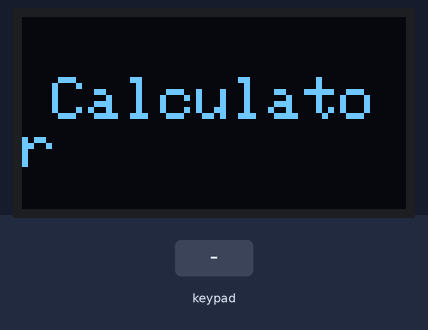
Simulated run of this sketch. Board: Arduino Uno, built with avr-gcc and run on an emulated ATmega328P. On the bench: 128×64 one-colour display. The inputs (shaded band) are chosen by the test bench.

Above: at 3.2 s.
3.3 s: keypad keys 7 + 5 = pressed 0.4 s apart
At 5.2 s:
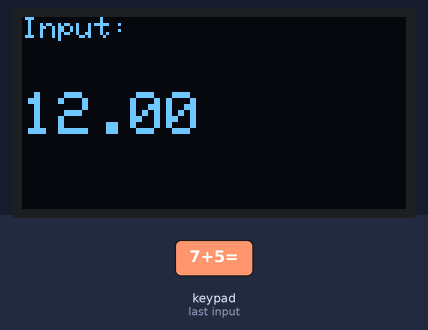
6.4 s: key '8' pressed
At 7.6 s:
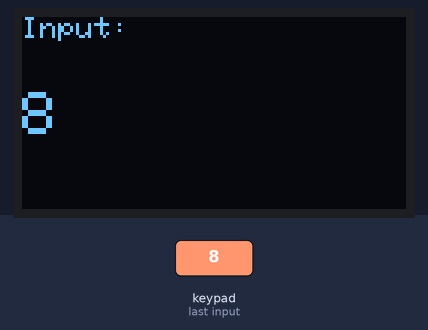
7.9 s: key '7' pressed
At 9.1 s:
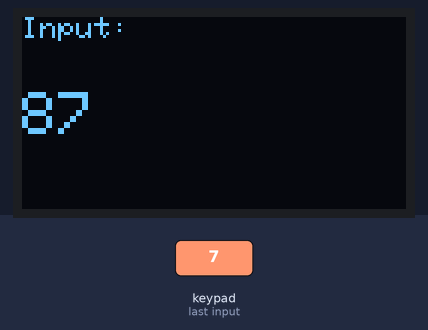
9.4 s: keypad keys 2 3 4 5 pressed 0.4 s apart
At 11.0 s:
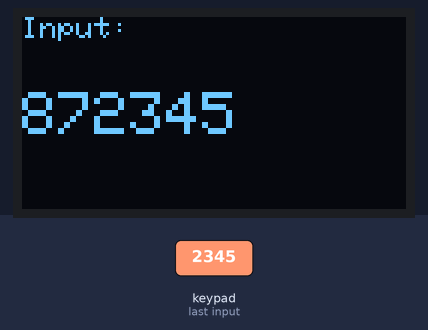
Timing chart, 0 to 12.5 s (numbered marks = the images above; inputs shaded):
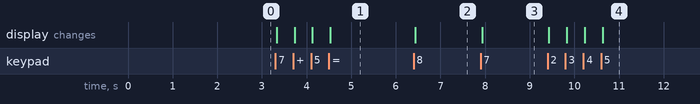

The sketch:

MiniCalculator.ino
```cpp
#include <Wire.h>
#include <Adafruit_GFX.h>
#include <Adafruit_SSD1306.h>
#include <Keypad.h>

#define SCREEN_WIDTH 128
#define SCREEN_HEIGHT 64
Adafruit_SSD1306 display(SCREEN_WIDTH, SCREEN_HEIGHT, &Wire, -1);

const byte ROWS = 4;
const byte COLS = 4;
char keys[ROWS][COLS] = {
  {'7','8','9','+'},
  {'4','5','6','-'},
  {'1','2','3','*'},
  {'C','0','=','/'}
};
byte rowPins[ROWS] = {2, 3, 4, 5};
byte colPins[COLS] = {6, 7, 8, 9};
Keypad keypad = Keypad(makeKeymap(keys), rowPins, colPins, ROWS, COLS);

String inputString = "";
long firstNum = 0;
long secondNum = 0;
char op = ' ';
boolean resultShown = false;

void setup() {
  Serial.begin(9600);

  if(!display.begin(SSD1306_SWITCHCAPVCC, 0x3C)) {
    Serial.println(F("OLED Initial failed"));
    for(;;);
  }
  display.clearDisplay();
  display.setTextSize(2);
  display.setTextColor(WHITE);
  display.setCursor(10, 20);
  display.print("Calculator");
  display.display();
  delay(2000);
  display.clearDisplay();
}

void loop() {
  char key = keypad.getKey();

  if (key) {
    if (resultShown) {
      inputString = "";
      resultShown = false;
    }

    if (key >= '0' && key <= '9') {
      inputString += key;
    }
    else if (key == '+' || key == '-' || key == '*' || key == '/') {
      firstNum = inputString.toInt();
      op = key;
      inputString = "";
    }
    else if (key == '=') {
      secondNum = inputString.toInt();
      float result = calculate();
      inputString = String(result);
      resultShown = true;
    }
    else if (key == 'C') {
      inputString = "";
      firstNum = 0;
      secondNum = 0;
      op = ' ';
    }

    updateDisplay();
  }
}

float calculate() {
  switch(op) {
    case '+': return firstNum + secondNum;
    case '-': return firstNum - secondNum;
    case '*': return (float)firstNum * secondNum;
    case '/': return (secondNum != 0) ? (float)firstNum / secondNum : 0;
    default: return 0;
  }
}

void updateDisplay() {
  display.clearDisplay();
  display.setCursor(0, 0);
  display.setTextSize(1);
  display.print("Input:");
  display.setCursor(0, 25);
  display.setTextSize(2);
  display.print(inputString);
  display.display();
}
```

Measured:
- after the input at 3.3 s, the display: first changes at once (image 1 shows a later state)
- after the input at 6.4 s, the display: changes at once (image 2)
- after the input at 7.9 s, the display: changes at once (image 3)
- after the input at 9.4 s, the display: first changes at once (image 4 shows a later state)
